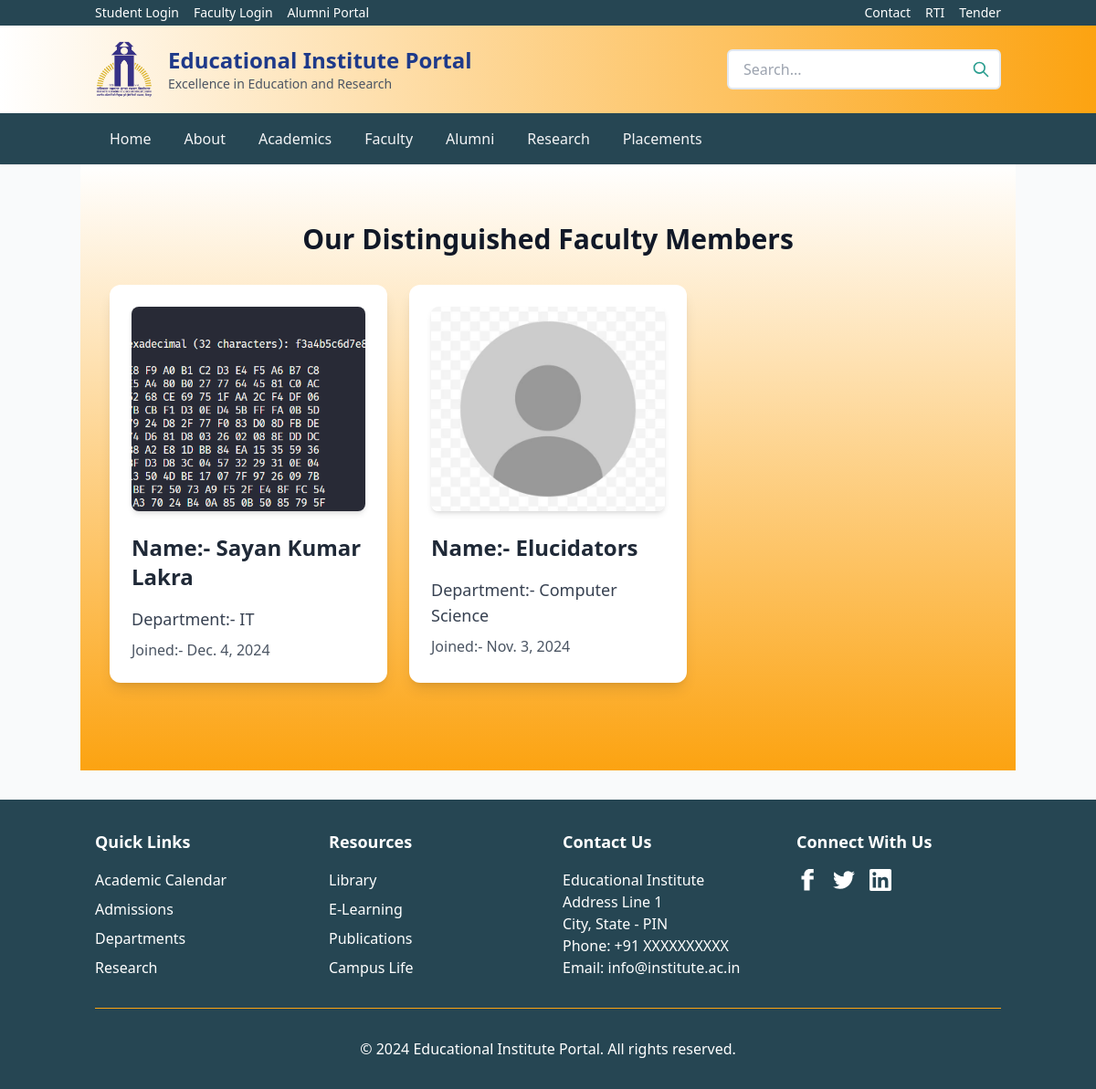
The page /faculty/search/ on the database its author committed.
### institute/models.py (models this page shows, shortened)
class Faculty(models.Model):
    name = models.CharField(max_length=100)
    email = models.EmailField(unique=True)
    department = models.CharField(max_length=100)
    designation = models.CharField(max_length=100)
    joining_date = models.DateField()
    bio = models.TextField()
    image = models.ImageField(upload_to='faculty_images/', null=True, blank=True)
    class Meta:
        verbose_name_plural = "Faculty Members"

### institute/views.py (the view)
# urls.py: path('faculty/search/', views.faculty_search, name='faculty_search'),
def faculty_search(request):
    query = request.GET.get('q', '')
    faculty = search_faculty(query) if query else Faculty.objects.all()
    return render(request, 'faculty/faculty_grid.html', {'faculty': faculty})

### templates/faculty/faculty_grid.html (shortened to what this page needs)
{% extends 'base.html' %}
{% load static %}
{% block content %}
<div class="container flex-center  mx-auto px-4 py-8">
    <h1 class="text-3xl font-bold text-gray-900 mb-8 text-center">Our Distinguished Faculty Members</h1>
    <div class="grid grid-cols-1 md:grid-cols-2 lg:grid-cols-3 gap-6">
        {% for member in faculty %}
        <div class="bg-white rounded-xl shadow-lg overflow-hidden transform transition duration-300 hover:scale-105"
             hx-get="{% url 'faculty_detail' member.pk %}"
             hx-trigger="click"
             hx-target="#faculty-detail"
             hx-swap="innerHTML">
            <div class="p-6">
                {% if member.image %}
                <div class="relative h-56 mb-6">
                    <img src="{{ member.image.url }}"
                         alt="{{ member.name }}"
                         class="w-full h-full object-cover rounded-lg shadow-md">
                </div>
                {% else %}
                <div class="relative h-56 mb-6">
                    <img src="{% static '/images/empty.jpg' %}"
                         alt="{{ member.name }}"
                         class="w-full h-full object-cover rounded-lg shadow-md">
                </div>
                {% endif %}
                <div class="space-y-4">
                    <h2 class="text-2xl font-semibold text-gray-800 hover:text-blue-600 transition">
                        Name:- {{ member.name }}
                    </h2>
                    <div class="space-y-2">
                        <p class="text-lg text-gray-700">Department:- {{ member.department }}</p>
                        <p class="text-gray-600">Joined:- {{ member.joining_date }}</p>
                    </div>
                </div>
            </div>
        </div>
        {% endfor %}
    </div>
</div>
{% endblock %}

### static/css/custom.css (style rules this page uses)
:root { --primary-dark: #264653; --primary: #2a9d8f; --primary-light: #2a9d8f; --accent: #fca311; --text-dark: #1f2937; --text-light: #f3f4f6; --background: #669bbc; }

### rows shown on the page
Faculty: image (picture), name "Sayan Kumar Lakra", department "IT", joining_date "Dec. 4, 2024"
Faculty: name "Elucidators", department "Computer Science", joining_date "Nov. 3, 2024"
